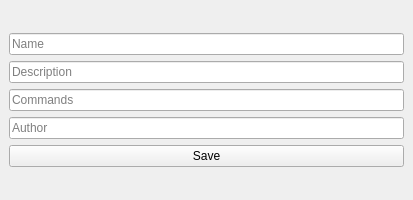
<?xml version="1.0" encoding="UTF-8"?>
<ui version="4.0">
 <class>MainWindow</class>
 <widget class="QMainWindow" name="MainWindow">
  <property name="geometry">
   <rect>
    <x>0</x>
    <y>0</y>
    <width>413</width>
    <height>200</height>
   </rect>
  </property>
  <property name="minimumSize">
   <size>
    <width>248</width>
    <height>200</height>
   </size>
  </property>
  <property name="maximumSize">
   <size>
    <width>413</width>
    <height>226</height>
   </size>
  </property>
  <property name="windowTitle">
   <string>Create Template</string>
  </property>
  <widget class="QWidget" name="centralwidget">
   <layout class="QVBoxLayout" name="verticalLayout_2">
    <item>
     <layout class="QVBoxLayout" name="verticalLayout">
      <item>
       <widget class="QLineEdit" name="editName">
        <property name="placeholderText">
         <string>Name</string>
        </property>
       </widget>
      </item>
      <item>
       <widget class="QLineEdit" name="editDescription">
        <property name="placeholderText">
         <string>Description</string>
        </property>
       </widget>
      </item>
      <item>
       <widget class="QLineEdit" name="editCommands">
        <property name="placeholderText">
         <string>Commands</string>
        </property>
       </widget>
      </item>
      <item>
       <widget class="QLineEdit" name="editAuthor">
        <property name="placeholderText">
         <string>Author</string>
        </property>
       </widget>
      </item>
      <item>
       <widget class="QPushButton" name="btnSave">
        <property name="text">
         <string>Save</string>
        </property>
       </widget>
      </item>
     </layout>
    </item>
   </layout>
  </widget>
 </widget>
 <resources/>
 <connections/>
</ui>
